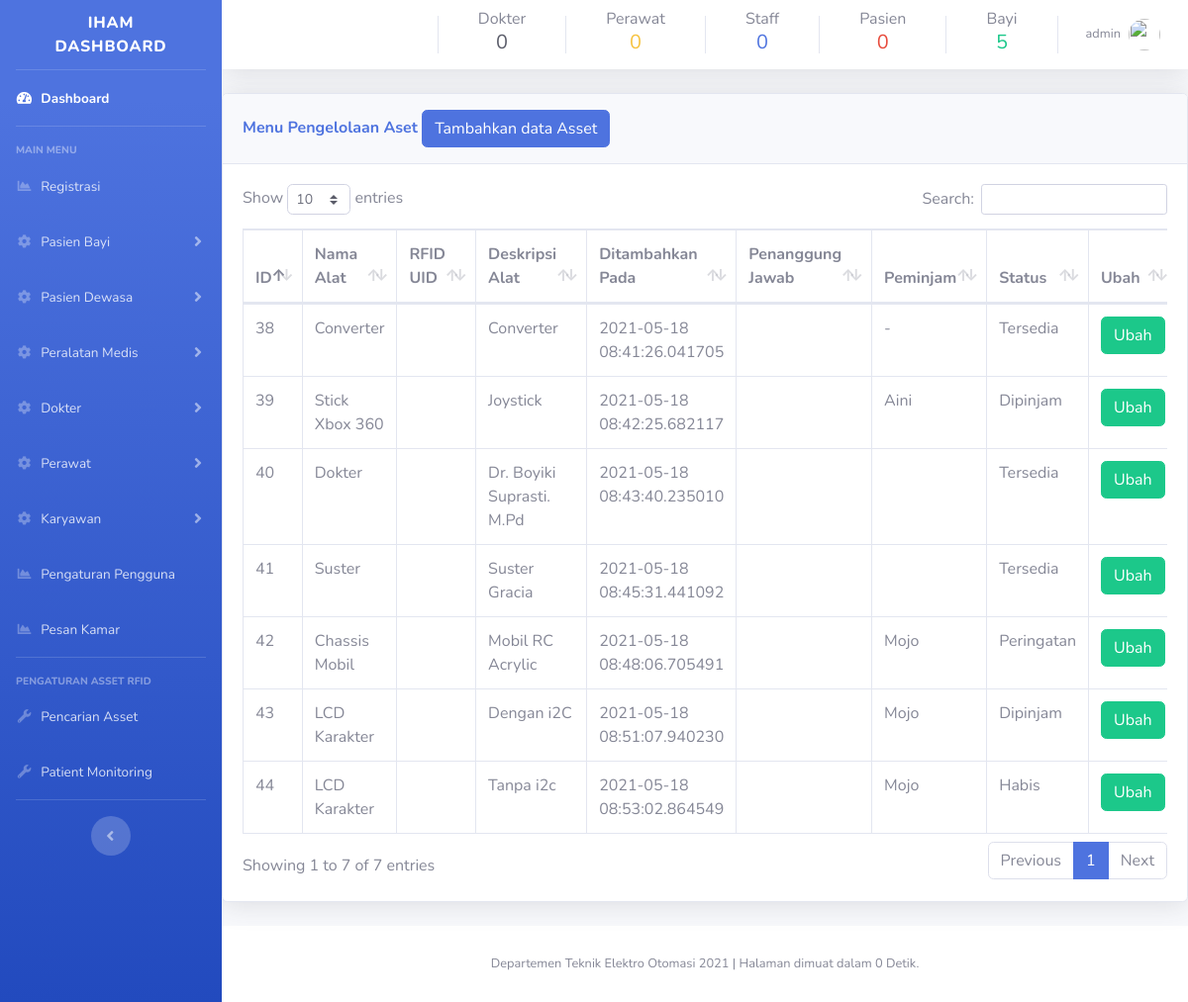
Before: /Tempat_Sampah/stataset.php (signed in) with the older database file.
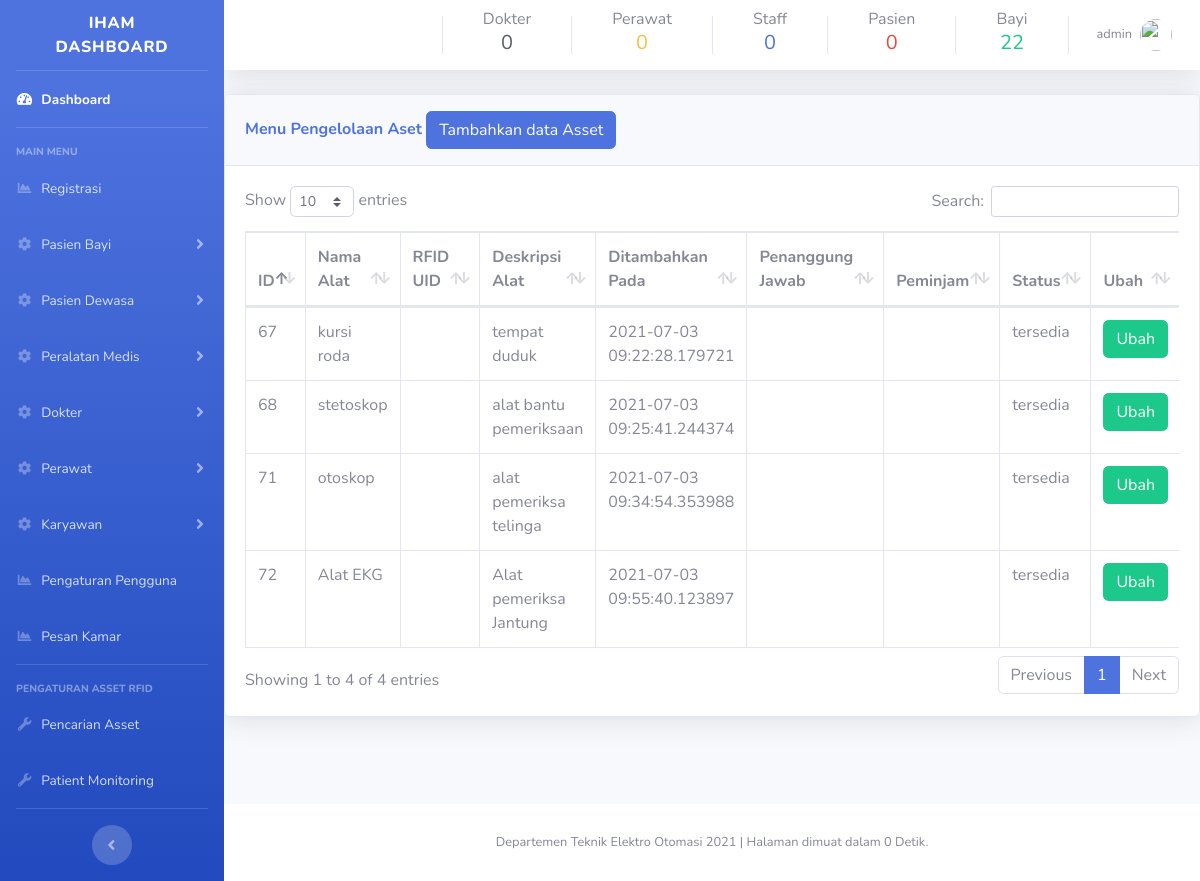
After: the same page with the newer database file.
### tables this page shows
CREATE TABLE `tb_rfid` (
  `id` int(5) NOT NULL,
  `rfid_uid` varchar(50) NOT NULL,
  `nama_alat` varchar(50) NOT NULL,
  `deskripsi` varchar(50) NOT NULL DEFAULT current_timestamp(),
  `tanggal` datetime(6) NOT NULL DEFAULT current_timestamp(6) ON UPDATE current_timestamp(6),
  `penanggung_jawab` varchar(50) NOT NULL,
  `status_asset` varchar(30) NOT NULL,
  `peminjam` varchar(50) NOT NULL,
  `keterangan` varchar(50) NOT NULL
);

### Tempat_Sampah/stataset.php (the view, shortened to what the changed rows need)
<?php
include('security.php');
include('includes/header.php');
include('includes/navbar.php');
include('database/dbconfig.php')
?>
<div class="card shadow mb-4">
<div class="card-body">
    <div class="table-responsive">
    <?php
    $query = "SELECT * FROM tb_rfid";
    $query_run = mysqli_query($connection, $query);
    ?>
      <table class="table table-bordered" id="dataaset" width="100%" cellspacing="0">
        <thead>
          <tr>
            <th>ID </th>
            <th>Nama Alat</th>
            <th>RFID UID</th>
            <th>Deskripsi Alat</th>
            <th>Ditambahkan Pada</th>
            <th>Penanggung Jawab</th>
            <th>Peminjam</th>
            <th>Status</th>
            <th>Ubah</th>
          </tr>
        </thead>
        <tbody>
        <?php
        if(mysqli_num_rows($query_run) > 0 )
        {
          while($row = mysqli_fetch_assoc($query_run))
          {
            ?>
          <tr>
          <td><?php echo $row['id']; ?></td>
            <td><?php echo $row['nama_alat']; ?></td>
            <td><?php echo $row['uid']; ?></td>
            <td><?php echo $row['deskripsi']; ?></td>
            <td><?php echo $row['tanggal']; ?></td>
            <td><?php echo $row['penanggung_jawab_bayi']; ?></td>
            <td><?php echo $row['peminjam']; ?></td>
            <td><?php echo $row['status_asset']; ?></td>
            <td>
            <button type="button" class="btn btn-success editbtnasset">Ubah</button>
            </td>
            </div>
            <div class="container-fluid">
          <?php
          }
        }
        else {
          echo "Data tidak ditemukan";
        }
        ?>
    </div>
  </div>
</div>
</div>
<?php
include('includes/scripts.php');
include('includes/footer.php');
?>

### includes/navbar.php (shortened to what the changed rows need)
<?php
include_once('code.php');
?>
    <div id="content-wrapper" class="d-flex flex-column">
      <div id="content">
        <nav class="navbar navbar-expand navbar-light bg-white topbar mb-4 static-top shadow">
          <ul class="navbar-nav ml-auto">
<div class="container my-auto">
<div class="copyright text-center my-auto">
<a href="daftar-bayi.php"  style="text-decoration:none;" class="text-secondary">
Bayi
              <?php
              $query = "SELECT id FROM tb_stat_anak ORDER BY id";
              $query_run = mysqli_query($connection, $query);
              $row = mysqli_num_rows($query_run);
              echo '<h5 class="text-success">'.$row.'</h5>';
              ?>
</a>
</div>
</div>
          </ul>
        </nav>

Changed rows visible on the page:
removed tb_rfid: id "38", nama_alat "Converter", deskripsi "Converter", tanggal "2021-05-18 08:41:26.041705", peminjam "-", status_asset "Tersedia"
removed tb_rfid: id "39", nama_alat "Stick Xbox 360", deskripsi "Joystick", tanggal "2021-05-18 08:42:25.682117", peminjam "Aini", status_asset "Dipinjam"
removed tb_rfid: id "40", nama_alat "Dokter", deskripsi "Dr. Boyiki Suprasti. M.Pd", tanggal "2021-05-18 08:43:40.235010", status_asset "Tersedia"
removed tb_rfid: id "41", nama_alat "Suster", deskripsi "Suster Gracia", tanggal "2021-05-18 08:45:31.441092", status_asset "Tersedia"
removed tb_rfid: id "42", nama_alat "Chassis Mobil", deskripsi "Mobil RC Acrylic", tanggal "2021-05-18 08:48:06.705491", peminjam "Mojo", status_asset "Peringatan"
removed tb_rfid: id "43", nama_alat "LCD Karakter", deskripsi "Dengan i2C", tanggal "2021-05-18 08:51:07.940230", peminjam "Mojo", status_asset "Dipinjam"
removed tb_rfid: id "44", nama_alat "LCD Karakter", deskripsi "Tanpa i2c", tanggal "2021-05-18 08:53:02.864549", peminjam "Mojo", status_asset "Habis"
added tb_rfid: id "67", nama_alat "kursi roda", deskripsi "tempat duduk", tanggal "2021-07-03 09:22:28.179721", status_asset "tersedia"
added tb_rfid: id "68", nama_alat "stetoskop", deskripsi "alat bantu pemeriksaan", tanggal "2021-07-03 09:25:41.244374", status_asset "tersedia"
added tb_rfid: id "71", nama_alat "otoskop", deskripsi "alat pemeriksa telinga", tanggal "2021-07-03 09:34:54.353988", status_asset "tersedia"
added tb_rfid: id "72", nama_alat "Alat EKG", deskripsi "Alat pemeriksa Jantung", tanggal "2021-07-03 09:55:40.123897", status_asset "tersedia"
Other visible differences:
$row: "5" → "22"
text written by a page script: "Show entries Search: Showing 1 to 7 of 7 entries Previous 1 Next" → "Show entries Search: Showing 1 to 4 of 4 entries Previous 1 Next"
